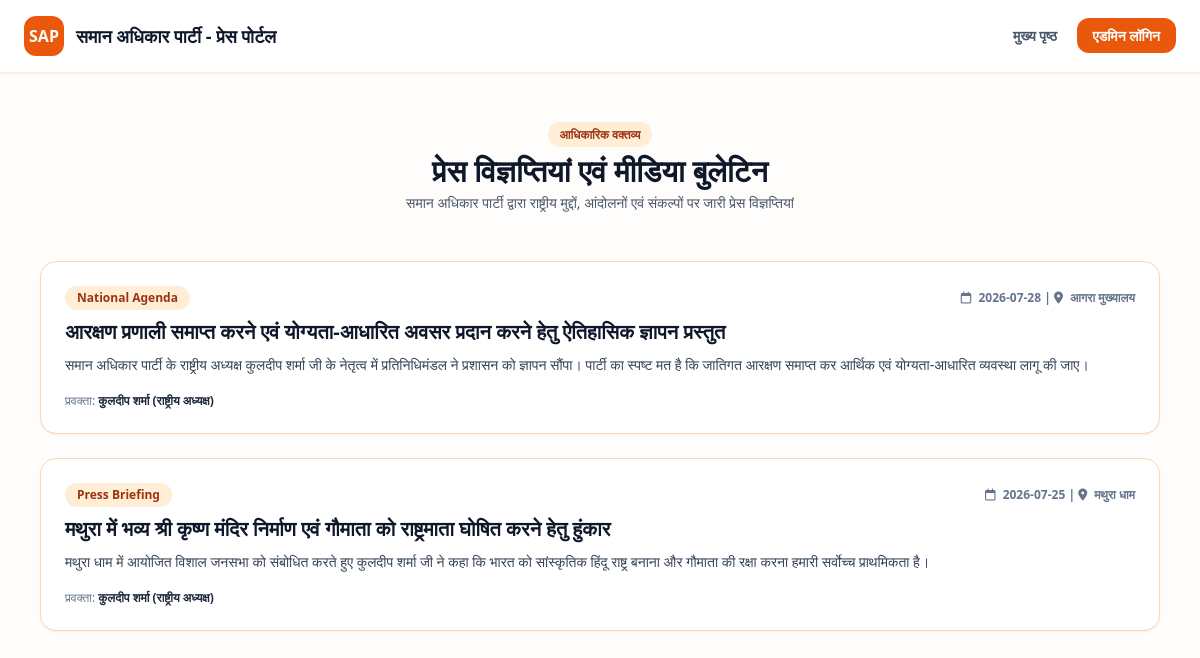
/press.php, run on the app's committed database.
### tables this page shows
CREATE TABLE IF NOT EXISTS `press_releases` (
  `id` VARCHAR(32) NOT NULL,
  `title` VARCHAR(255) NOT NULL,
  `title_en` VARCHAR(255) DEFAULT NULL,
  `content` TEXT NOT NULL,
  `content_en` TEXT DEFAULT NULL,
  `category` VARCHAR(64) DEFAULT 'Public Announcement',
  `date` DATE NOT NULL,
  `location` VARCHAR(128) DEFAULT 'आगरा / नई दिल्ली',
  `spokesperson` VARCHAR(128) DEFAULT 'कुलदीप शर्मा (राष्ट्रीय अध्यक्ष)',
  `image_url` TEXT DEFAULT NULL,
  `video_url` VARCHAR(255) DEFAULT NULL,
  `is_urgent` TINYINT(1) DEFAULT 0,
  PRIMARY KEY (`id`)
);

### press.php (the view, shortened to what this page needs)
<?php
$pdo = get_db_connection();
$stmt = $pdo->query("SELECT * FROM press_releases ORDER BY date DESC");
$pressReleases = $stmt->fetchAll();
?>
<!DOCTYPE html>
<html lang="hi">
<head>
    <script src="https://cdn.tailwindcss.com"></script>
    <link rel="stylesheet" href="https://cdnjs.cloudflare.com/ajax/libs/font-awesome/6.4.0/css/all.min.css">
</head>
<body class="bg-orange-50/20 text-slate-900">
    <nav class="bg-white border-b border-orange-100 shadow-sm py-4 px-6 flex items-center justify-between">
        <a href="index.php" class="flex items-center space-x-3">
            <div class="w-10 h-10 bg-orange-600 text-white rounded-xl flex items-center justify-center font-bold">SAP</div>
            <span class="font-bold text-slate-900 text-lg">समान अधिकार पार्टी - प्रेस पोर्टल</span>
        </a>
        <div class="space-x-4 text-sm font-semibold">
            <a href="index.php" class="text-slate-600 hover:text-orange-600">मुख्य पृष्ठ</a>
            <a href="admin.php" class="bg-orange-600 text-white px-4 py-2 rounded-xl hover:bg-orange-700">एडमिन लॉगिन</a>
        </div>
    </nav>
    <div class="max-w-6xl mx-auto px-4 py-12">
        <div class="text-center max-w-2xl mx-auto mb-12">
            <span class="bg-orange-100 text-orange-800 text-xs font-bold px-3 py-1 rounded-full uppercase">आधिकारिक वक्तव्य</span>
            <h1 class="text-3xl font-extrabold text-slate-900 mt-2">प्रेस विज्ञप्तियां एवं मीडिया बुलेटिन</h1>
            <p class="text-slate-600 text-sm mt-1">समान अधिकार पार्टी द्वारा राष्ट्रीय मुद्दों, आंदोलनों एवं संकल्पों पर जारी प्रेस विज्ञप्तियां</p>
        </div>
        <div class="space-y-6">
            <?php foreach ($pressReleases as $pr): ?>
            <div class="bg-white rounded-2xl border border-orange-200 p-6 shadow-sm hover:shadow-md transition">
                <div class="flex items-center justify-between text-xs text-slate-500 font-semibold mb-2">
                    <span class="bg-orange-100 text-orange-800 px-3 py-1 rounded-full"><?php echo htmlspecialchars($pr['category'] ?? 'Public Announcement'); ?></span>
                    <span><i class="fa-regular fa-calendar mr-1"></i> <?php echo htmlspecialchars($pr['date']); ?> | <i class="fa-solid fa-location-dot mr-1"></i> <?php echo htmlspecialchars($pr['location']); ?></span>
                </div>
                <h2 class="text-xl font-bold text-slate-900 mb-2"><?php echo htmlspecialchars($pr['title']); ?></h2>
                <p class="text-slate-700 text-sm leading-relaxed mb-4"><?php echo nl2br(htmlspecialchars($pr['content'])); ?></p>
                <div class="text-xs text-slate-500 font-medium">
                    प्रवक्ता: <span class="font-bold text-slate-800"><?php echo htmlspecialchars($pr['spokesperson']); ?></span>
                </div>
            </div>
            <?php endforeach; ?>
        </div>
    </div>
</body>
</html>

### data on the page
press_releases: category "National Agenda", date "2026-07-28", location "आगरा मुख्यालय", title "आरक्षण प्रणाली समाप्त करने एवं योग्यता-आधारित अवसर प्रदान करने हेतु ऐतिहासिक ज्ञापन प्रस्तुत", content "समान अधिकार पार्टी के राष्ट्रीय अध्यक्ष कुलदीप शर्मा जी के नेतृत्व में प्रतिनिधिमंडल ने प्रशासन को ज्ञापन सौंपा। पार्टी का स्पष्ट मत है कि जातिगत आरक्षण समाप्त कर आर्थिक एवं योग्यता-आधारित व्यवस्था लागू की जाए।", spokesperson "कुलदीप शर्मा (राष्ट्रीय अध्यक्ष)"
press_releases: category "Press Briefing", date "2026-07-25", location "मथुरा धाम", title "मथुरा में भव्य श्री कृष्ण मंदिर निर्माण एवं गौमाता को राष्ट्रमाता घोषित करने हेतु हुंकार", content "मथुरा धाम में आयोजित विशाल जनसभा को संबोधित करते हुए कुलदीप शर्मा जी ने कहा कि भारत को सांस्कृतिक हिंदू राष्ट्र बनाना और गौमाता की रक्षा करना हमारी सर्वोच्च प्राथमिकता है।", spokesperson "कुलदीप शर्मा (राष्ट्रीय अध्यक्ष)"
